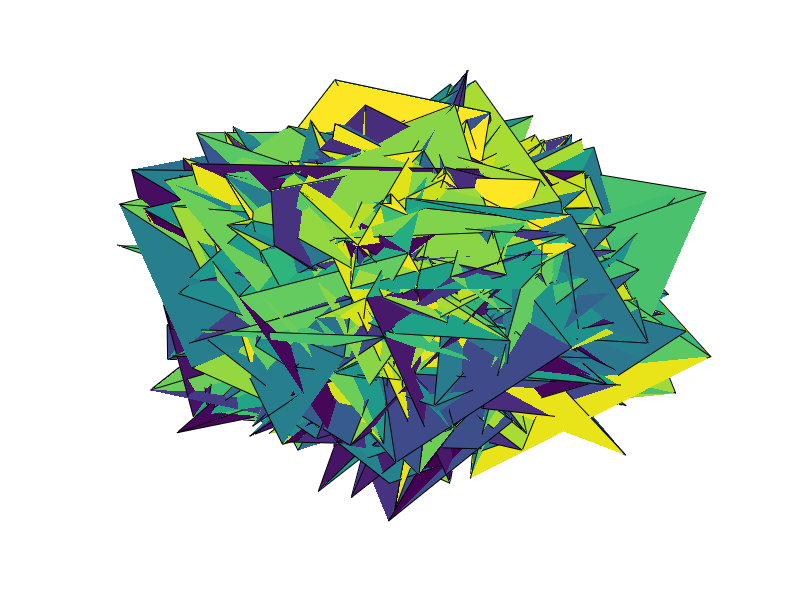

The MATLAB source for this figure:
%generateArtwork.m

% Create a surface plot using the surf function
figure;
numPoints = 25;  % looks good from 10 to 25
surf(rand(numPoints),rand(numPoints),rand(numPoints))
%surfc(randn(numPoints),randn(numPoints),randn(numPoints)) % w contour plot


% Turn off the axis and the grid
%axis('square', 'off');
grid('off');
axis('off')